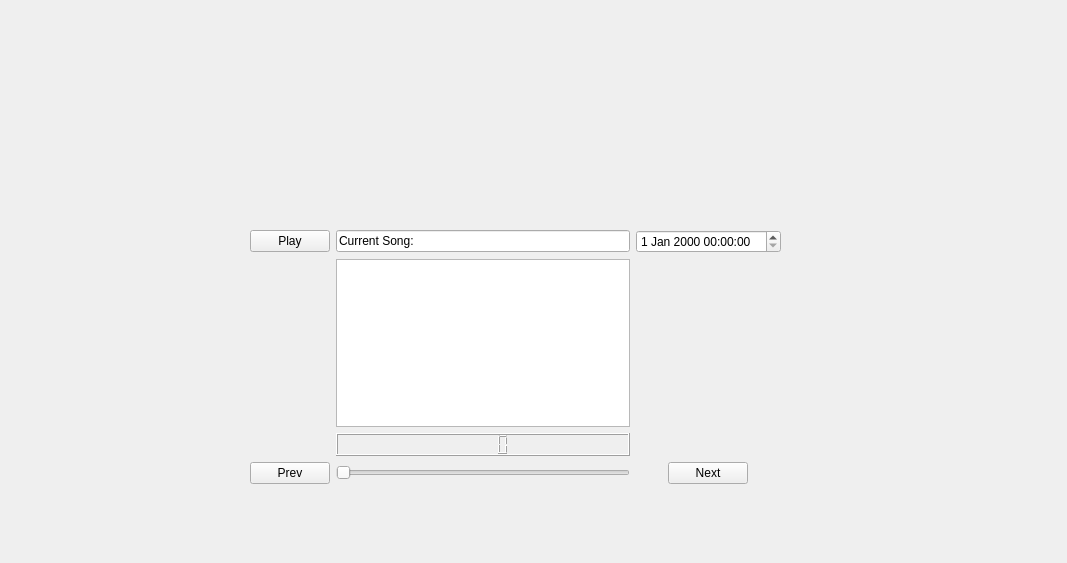
<?xml version="1.0" encoding="UTF-8"?>
<ui version="4.0">
 <class>Form</class>
 <widget class="QWidget" name="Form">
  <property name="geometry">
   <rect>
    <x>0</x>
    <y>0</y>
    <width>1067</width>
    <height>563</height>
   </rect>
  </property>
  <property name="windowTitle">
   <string>Form</string>
  </property>
  <widget class="QWidget" name="gridLayoutWidget">
   <property name="geometry">
    <rect>
     <x>250</x>
     <y>230</y>
     <width>531</width>
     <height>254</height>
    </rect>
   </property>
   <layout class="QGridLayout" name="gridLayout">
    <item row="6" column="1">
     <widget class="QGraphicsView" name="visualizer"/>
    </item>
    <item row="8" column="1" alignment="Qt::AlignmentFlag::AlignVCenter">
     <widget class="QSlider" name="volumeSlider">
      <property name="orientation">
       <enum>Qt::Orientation::Horizontal</enum>
      </property>
     </widget>
    </item>
    <item row="8" column="0" alignment="Qt::AlignmentFlag::AlignHCenter">
     <widget class="QPushButton" name="prevButton">
      <property name="text">
       <string>Prev</string>
      </property>
     </widget>
    </item>
    <item row="7" column="1">
     <widget class="QLCDNumber" name="playTime"/>
    </item>
    <item row="3" column="2">
     <widget class="QDateTimeEdit" name="currentDateTime"/>
    </item>
    <item row="8" column="2" alignment="Qt::AlignmentFlag::AlignHCenter">
     <widget class="QPushButton" name="nextButton">
      <property name="text">
       <string>Next</string>
      </property>
     </widget>
    </item>
    <item row="3" column="1">
     <widget class="QLineEdit" name="currentSong">
      <property name="text">
       <string>Current Song: </string>
      </property>
     </widget>
    </item>
    <item row="3" column="0">
     <widget class="QPushButton" name="playButton">
      <property name="text">
       <string>Play</string>
      </property>
     </widget>
    </item>
   </layout>
  </widget>
 </widget>
 <resources/>
 <connections/>
</ui>
